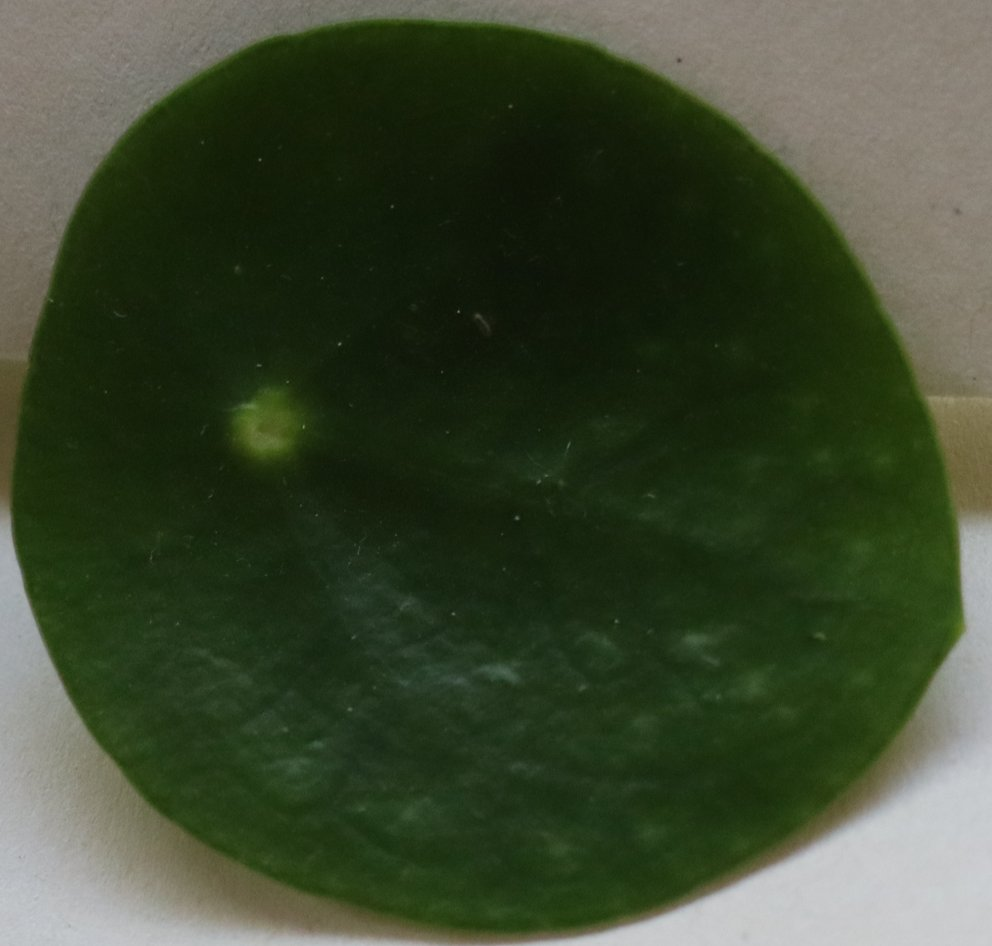
#> input picture leaf.JPG, 992 x 946 px
$ python spf.py --image leaf.JPG
#> lines starting #> are read from the running program, lines starting #| are printed output that depends on the picture
"""!
@author stevejaroschin
@date 11/12/2022
"""

import cv2
import matplotlib.pyplot as plt
import numpy as np
import math as ma
import tkinter
from tkinter import *
import argparse
import time
import scipy.stats as stats
from scipy.optimize import minimize

#Define superformula function (including possible rotation theta)
def spf(x,m1,n1,n2,n3,a,b,theta):
	return ((abs((np.cos(0.25*m1*(x+theta)))/a))**n2 + (abs(np.sin(0.25*m1*(x+theta)))/b)**n3)**(-1/n1)

# Show a gray image
def show_value(val):
    plt.close()
    _, binary = cv2.threshold(gray, int(val), int(val), cv2.THRESH_BINARY_INV)
    plt.figure()
    plt.imshow(binary, cmap="gray")
    global greys
    greys=int(val)
    plt.draw()
    plt.pause(0.001)

# read the image
ap = argparse.ArgumentParser()
ap.add_argument("-i", "--image", required=True,
	help="path to input image")
args = vars(ap.parse_args())
image = cv2.imread(args["image"])
#> image is the input picture: shape (946, 992, 3); mean B, G, R 48, 71.5, 60.6

# convert to RGB
image = cv2.cvtColor(image, cv2.COLOR_BGR2RGB)

#possible denoising
image = cv2.fastNlMeansDenoisingColored(image,None,60,60,7,21)

# convert to grayscale
gray = cv2.cvtColor(image, cv2.COLOR_RGB2GRAY)
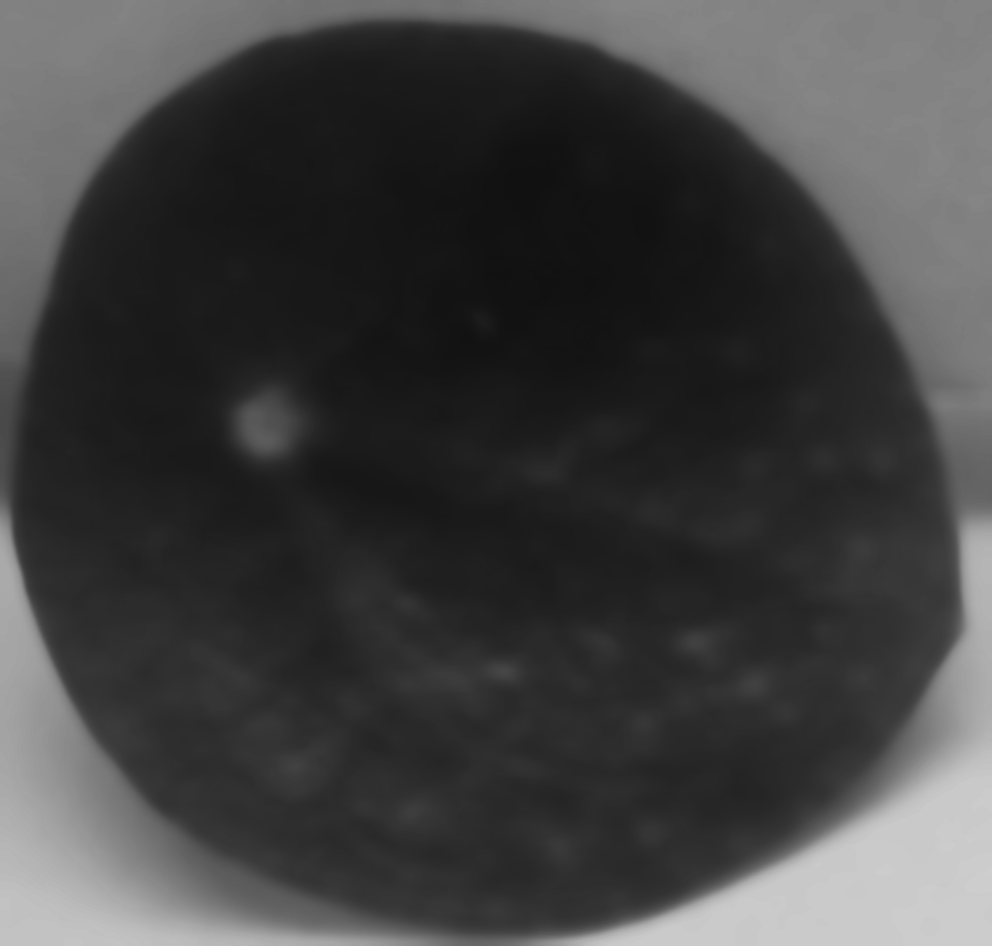
#> gray: shape (946, 992); min 17, max 206, mean 65
root = tkinter.Tk()
scale = tkinter.Scale(orient='horizontal',resolution=10,  from_=20, to=270, command=show_value)
scale.set(70)
scale.pack(padx=50, pady=50)
lbl = Label(root, text = "Choose right grayscale")
lbl.pack()
exit_button = Button(root, text="Ok", command=root.destroy)
exit_button.pack(pady=20)
root.mainloop()
plt.close()

# create a binary thresholded image
#> (the run stopped early here; a loop or call above may not have finished)
